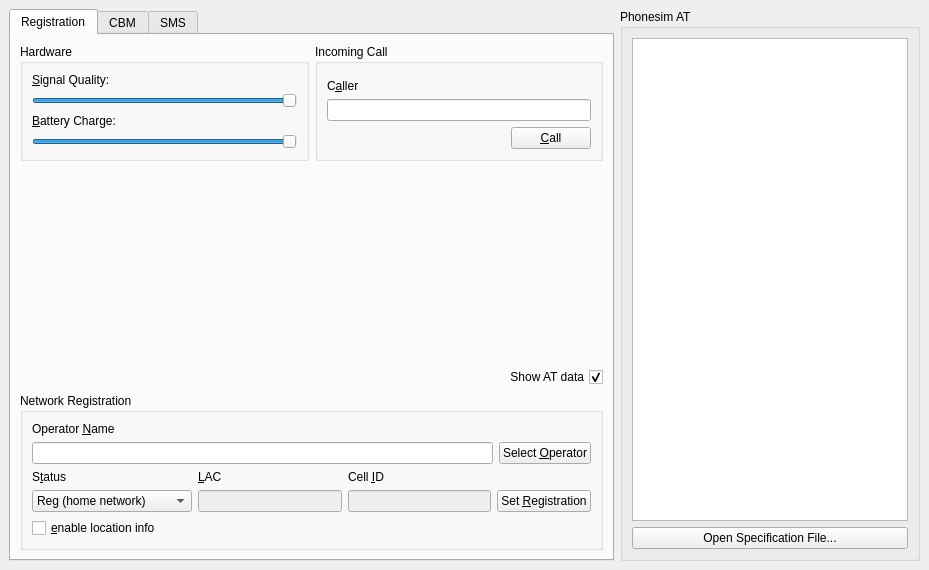
<ui version="4.0" >
 <class>ControlBase</class>
 <widget class="QWidget" name="ControlBase" >
  <property name="geometry" >
   <rect>
    <x>0</x>
    <y>0</y>
    <width>929</width>
    <height>570</height>
   </rect>
  </property>
  <property name="windowTitle" >
   <string>Phonesim</string>
  </property>
  <layout class="QHBoxLayout" >
   <property name="margin" >
    <number>9</number>
   </property>
   <property name="spacing" >
    <number>6</number>
   </property>
   <item>
    <widget class="QTabWidget" name="tabWidget" >
     <property name="sizePolicy" >
      <sizepolicy>
       <hsizetype>5</hsizetype>
       <vsizetype>5</vsizetype>
       <horstretch>0</horstretch>
       <verstretch>0</verstretch>
      </sizepolicy>
     </property>
     <property name="currentIndex" >
      <number>0</number>
     </property>
     <widget class="QWidget" name="tab" >
      <attribute name="title" >
       <string>Registration</string>
      </attribute>
      <layout class="QVBoxLayout" >
       <property name="margin" >
        <number>9</number>
       </property>
       <property name="spacing" >
        <number>6</number>
       </property>
       <item>
        <layout class="QHBoxLayout" >
         <property name="margin" >
          <number>0</number>
         </property>
         <property name="spacing" >
          <number>6</number>
         </property>
         <item>
          <widget class="QGroupBox" name="gbHardware" >
           <property name="title" >
            <string>Hardware</string>
           </property>
           <layout class="QVBoxLayout" >
            <property name="margin" >
             <number>9</number>
            </property>
            <property name="spacing" >
             <number>6</number>
            </property>
            <item>
             <widget class="QLabel" name="lblSignalQuality" >
              <property name="toolTip" >
               <string>&lt;html>&lt;head>&lt;meta name="qrichtext" content="1" />&lt;/head>&lt;body style=" white-space: pre-wrap; font-family:Sans Serif; font-size:9pt; font-weight:400; font-style:normal; text-decoration:none;">&lt;p style=" margin-top:0px; margin-bottom:0px; margin-left:0px; margin-right:0px; -qt-block-indent:0; text-indent:0px;">Signal Quality Level&lt;/p>&lt;/body>&lt;/html></string>
              </property>
              <property name="text" >
               <string>&amp;Signal Quality:</string>
              </property>
              <property name="buddy" >
               <cstring>hsSignalQuality</cstring>
              </property>
             </widget>
            </item>
            <item>
             <widget class="QSlider" name="hsSignalQuality" >
              <property name="toolTip" >
               <string>&lt;html>&lt;head>&lt;meta name="qrichtext" content="1" />&lt;/head>&lt;body style=" white-space: pre-wrap; font-family:Sans Serif; font-size:9pt; font-weight:400; font-style:normal; text-decoration:none;">&lt;p style=" margin-top:0px; margin-bottom:0px; margin-left:0px; margin-right:0px; -qt-block-indent:0; text-indent:0px;">Signal Quality Level&lt;/p>&lt;/body>&lt;/html></string>
              </property>
              <property name="maximum" >
               <number>31</number>
              </property>
              <property name="sliderPosition" >
               <number>31</number>
              </property>
              <property name="orientation" >
               <enum>Qt::Horizontal</enum>
              </property>
             </widget>
            </item>
            <item>
             <widget class="QLabel" name="lblBatteryCharge" >
              <property name="toolTip" >
               <string>&lt;html>&lt;head>&lt;meta name="qrichtext" content="1" />&lt;/head>&lt;body style=" white-space: pre-wrap; font-family:Sans Serif; font-size:9pt; font-weight:400; font-style:normal; text-decoration:none;">&lt;p style=" margin-top:0px; margin-bottom:0px; margin-left:0px; margin-right:0px; -qt-block-indent:0; text-indent:0px;">Battery Charge Level&lt;/p>&lt;/body>&lt;/html></string>
              </property>
              <property name="text" >
               <string>&amp;Battery Charge:</string>
              </property>
              <property name="buddy" >
               <cstring>hsBatteryCharge</cstring>
              </property>
             </widget>
            </item>
            <item>
             <widget class="QSlider" name="hsBatteryCharge" >
              <property name="toolTip" >
               <string>&lt;html>&lt;head>&lt;meta name="qrichtext" content="1" />&lt;/head>&lt;body style=" white-space: pre-wrap; font-family:Sans Serif; font-size:9pt; font-weight:400; font-style:normal; text-decoration:none;">&lt;p style=" margin-top:0px; margin-bottom:0px; margin-left:0px; margin-right:0px; -qt-block-indent:0; text-indent:0px;">Battery Charge Level&lt;/p>&lt;/body>&lt;/html></string>
              </property>
              <property name="maximum" >
               <number>100</number>
              </property>
              <property name="value" >
               <number>100</number>
              </property>
              <property name="orientation" >
               <enum>Qt::Horizontal</enum>
              </property>
             </widget>
            </item>
           </layout>
          </widget>
         </item>
         <item>
          <widget class="QGroupBox" name="gbIncomingCall" >
           <property name="title" >
            <string>Incoming Call</string>
           </property>
           <layout class="QVBoxLayout" >
            <property name="margin" >
             <number>9</number>
            </property>
            <property name="spacing" >
             <number>6</number>
            </property>
            <item>
             <widget class="QLabel" name="lblCaller" >
              <property name="text" >
               <string>C&amp;aller</string>
              </property>
              <property name="alignment" >
               <set>Qt::AlignBottom|Qt::AlignLeading|Qt::AlignLeft</set>
              </property>
              <property name="buddy" >
               <cstring>leCaller</cstring>
              </property>
             </widget>
            </item>
            <item>
             <widget class="QLineEdit" name="leCaller" />
            </item>
            <item>
             <layout class="QHBoxLayout" >
              <property name="margin" >
               <number>0</number>
              </property>
              <property name="spacing" >
               <number>6</number>
              </property>
              <item>
               <spacer>
                <property name="orientation" >
                 <enum>Qt::Horizontal</enum>
                </property>
                <property name="sizeHint" >
                 <size>
                  <width>111</width>
                  <height>20</height>
                 </size>
                </property>
               </spacer>
              </item>
              <item>
               <widget class="QPushButton" name="pbIncomingCall" >
                <property name="text" >
                 <string>&amp;Call</string>
                </property>
               </widget>
              </item>
             </layout>
            </item>
           </layout>
          </widget>
         </item>
        </layout>
       </item>
       <item>
        <spacer>
         <property name="orientation" >
          <enum>Qt::Vertical</enum>
         </property>
         <property name="sizeHint" >
          <size>
           <width>20</width>
           <height>40</height>
          </size>
         </property>
        </spacer>
       </item>
       <item>
        <widget class="QCheckBox" name="atCheckBox" >
         <property name="layoutDirection" >
          <enum>Qt::RightToLeft</enum>
         </property>
         <property name="text" >
          <string>Show AT data</string>
         </property>
         <property name="checked" >
          <bool>true</bool>
         </property>
        </widget>
       </item>
       <item>
        <widget class="QGroupBox" name="gbNetworkRegistration" >
         <property name="title" >
          <string>Network Registration</string>
         </property>
         <layout class="QVBoxLayout" >
          <property name="margin" >
           <number>9</number>
          </property>
          <property name="spacing" >
           <number>6</number>
          </property>
          <item>
           <widget class="QLabel" name="lblOperatorName" >
            <property name="text" >
             <string>Operator &amp;Name</string>
            </property>
            <property name="buddy" >
             <cstring>leOperatorName</cstring>
            </property>
           </widget>
          </item>
          <item>
           <layout class="QHBoxLayout" >
            <property name="margin" >
             <number>0</number>
            </property>
            <property name="spacing" >
             <number>6</number>
            </property>
            <item>
             <widget class="QLineEdit" name="leOperatorName" />
            </item>
            <item>
             <widget class="QPushButton" name="pbSelectOperator" >
              <property name="text" >
               <string>Select &amp;Operator</string>
              </property>
             </widget>
            </item>
           </layout>
          </item>
          <item>
           <layout class="QGridLayout" >
            <property name="margin" >
             <number>0</number>
            </property>
            <property name="spacing" >
             <number>6</number>
            </property>
            <item row="1" column="3" >
             <widget class="QPushButton" name="pbRegistration" >
              <property name="text" >
               <string>Set &amp;Registration</string>
              </property>
             </widget>
            </item>
            <item row="1" column="0" >
             <widget class="QComboBox" name="cbRegistrationStatus" >
              <property name="currentIndex" >
               <number>1</number>
              </property>
              <item>
               <property name="text" >
                <string>Not Reg (not searching)</string>
               </property>
              </item>
              <item>
               <property name="text" >
                <string>Reg (home network)</string>
               </property>
              </item>
              <item>
               <property name="text" >
                <string>Not Reg (searching)</string>
               </property>
              </item>
              <item>
               <property name="text" >
                <string>Reg denied</string>
               </property>
              </item>
              <item>
               <property name="text" >
                <string>Unknown</string>
               </property>
              </item>
              <item>
               <property name="text" >
                <string>Reg (roaming)</string>
               </property>
              </item>
             </widget>
            </item>
            <item row="1" column="1" >
             <widget class="QLineEdit" name="leLAC" >
              <property name="enabled" >
               <bool>false</bool>
              </property>
              <property name="maxLength" >
               <number>4</number>
              </property>
             </widget>
            </item>
            <item row="1" column="2" >
             <widget class="QLineEdit" name="leCellID" >
              <property name="enabled" >
               <bool>false</bool>
              </property>
              <property name="maxLength" >
               <number>4</number>
              </property>
             </widget>
            </item>
            <item row="0" column="2" >
             <widget class="QLabel" name="lblCellID" >
              <property name="text" >
               <string>Cell &amp;ID</string>
              </property>
              <property name="buddy" >
               <cstring>leCellID</cstring>
              </property>
             </widget>
            </item>
            <item row="0" column="0" >
             <widget class="QLabel" name="lblStatus" >
              <property name="text" >
               <string>S&amp;tatus</string>
              </property>
              <property name="buddy" >
               <cstring>cbRegistrationStatus</cstring>
              </property>
             </widget>
            </item>
            <item row="0" column="1" >
             <widget class="QLabel" name="lbLAC" >
              <property name="text" >
               <string>&amp;LAC</string>
              </property>
              <property name="buddy" >
               <cstring>leLAC</cstring>
              </property>
             </widget>
            </item>
           </layout>
          </item>
          <item>
           <widget class="QCheckBox" name="chkLocationInfo" >
            <property name="text" >
             <string>&amp;enable location info</string>
            </property>
           </widget>
          </item>
         </layout>
        </widget>
       </item>
      </layout>
     </widget>
     <widget class="QWidget" name="tab_2" >
      <attribute name="title" >
       <string>CBM</string>
      </attribute>
      <layout class="QVBoxLayout" >
       <property name="margin" >
        <number>9</number>
       </property>
       <property name="spacing" >
        <number>6</number>
       </property>
       <item>
        <widget class="QLabel" name="lblContent" >
         <property name="text" >
          <string>Cell Broadcast &amp;Message</string>
         </property>
         <property name="buddy" >
          <cstring>teContent</cstring>
         </property>
        </widget>
       </item>
       <item>
        <widget class="QTextEdit" name="teContent" >
         <property name="tabChangesFocus" >
          <bool>true</bool>
         </property>
         <property name="tabStopWidth" >
          <number>40</number>
         </property>
         <property name="acceptRichText" >
          <bool>false</bool>
         </property>
        </widget>
       </item>
       <item>
        <layout class="QHBoxLayout" >
         <property name="margin" >
          <number>0</number>
         </property>
         <property name="spacing" >
          <number>6</number>
         </property>
         <item>
          <spacer>
           <property name="orientation" >
            <enum>Qt::Horizontal</enum>
           </property>
           <property name="sizeHint" >
            <size>
             <width>311</width>
             <height>20</height>
            </size>
           </property>
          </spacer>
         </item>
         <item>
          <widget class="QPushButton" name="pbSendCellBroadcast" >
           <property name="text" >
            <string>Send &amp;Broadcast</string>
           </property>
          </widget>
         </item>
        </layout>
       </item>
       <item>
        <widget class="QGroupBox" name="groupBox" >
         <property name="title" >
          <string>Message Parameters</string>
         </property>
         <property name="checkable" >
          <bool>false</bool>
         </property>
         <property name="checked" >
          <bool>false</bool>
         </property>
         <layout class="QGridLayout" >
          <property name="margin" >
           <number>9</number>
          </property>
          <property name="spacing" >
           <number>6</number>
          </property>
          <item row="1" column="0" >
           <widget class="QLabel" name="lblUpdateNumber" >
            <property name="text" >
             <string>&amp;Update Number:</string>
            </property>
            <property name="buddy" >
             <cstring>leUpdateNumber</cstring>
            </property>
           </widget>
          </item>
          <item row="1" column="1" >
           <widget class="QLineEdit" name="leUpdateNumber" >
            <property name="text" >
             <string>A</string>
            </property>
            <property name="maxLength" >
             <number>1</number>
            </property>
           </widget>
          </item>
          <item row="1" column="2" >
           <widget class="QLabel" name="lblNumPages" >
            <property name="text" >
             <string>&amp;Number of Pages</string>
            </property>
            <property name="buddy" >
             <cstring>leNumPages</cstring>
            </property>
           </widget>
          </item>
          <item row="3" column="0" >
           <widget class="QLabel" name="lblLanguage" >
            <property name="text" >
             <string>&amp;Language</string>
            </property>
            <property name="buddy" >
             <cstring>cbLanguage</cstring>
            </property>
           </widget>
          </item>
          <item row="3" column="2" >
           <widget class="QLabel" name="lblGeographicalScope" >
            <property name="text" >
             <string>&amp;Geographical Scope</string>
            </property>
            <property name="buddy" >
             <cstring>cbGeographicalScope</cstring>
            </property>
           </widget>
          </item>
          <item row="2" column="3" >
           <widget class="QLineEdit" name="lePage" >
            <property name="text" >
             <string>1</string>
            </property>
            <property name="maxLength" >
             <number>1</number>
            </property>
           </widget>
          </item>
          <item row="3" column="1" >
           <widget class="QComboBox" name="cbLanguage" >
            <property name="currentIndex" >
             <number>1</number>
            </property>
            <item>
             <property name="text" >
              <string>German</string>
             </property>
            </item>
            <item>
             <property name="text" >
              <string>English</string>
             </property>
            </item>
            <item>
             <property name="text" >
              <string>Italian</string>
             </property>
            </item>
            <item>
             <property name="text" >
              <string>French</string>
             </property>
            </item>
            <item>
             <property name="text" >
              <string>Spanish</string>
             </property>
            </item>
            <item>
             <property name="text" >
              <string>Dutch</string>
             </property>
            </item>
            <item>
             <property name="text" >
              <string>Swedish</string>
             </property>
            </item>
            <item>
             <property name="text" >
              <string>Danish</string>
             </property>
            </item>
            <item>
             <property name="text" >
              <string>Portuguese</string>
             </property>
            </item>
            <item>
             <property name="text" >
              <string>Finish</string>
             </property>
            </item>
            <item>
             <property name="text" >
              <string>Norwegian</string>
             </property>
            </item>
            <item>
             <property name="text" >
              <string>Greek</string>
             </property>
            </item>
            <item>
             <property name="text" >
              <string>Turkish</string>
             </property>
            </item>
           </widget>
          </item>
          <item row="0" column="2" >
           <widget class="QLabel" name="lblScheme" >
            <property name="text" >
             <string>&amp;Scheme</string>
            </property>
            <property name="buddy" >
             <cstring>leScheme</cstring>
            </property>
           </widget>
          </item>
          <item row="2" column="0" >
           <widget class="QLabel" name="lblChannel" >
            <property name="text" >
             <string>&amp;Channel</string>
            </property>
            <property name="buddy" >
             <cstring>leChannel</cstring>
            </property>
           </widget>
          </item>
          <item row="2" column="2" >
           <widget class="QLabel" name="lblPage" >
            <property name="text" >
             <string>&amp;Page</string>
            </property>
            <property name="buddy" >
             <cstring>lePage</cstring>
            </property>
           </widget>
          </item>
          <item row="0" column="3" >
           <widget class="QLineEdit" name="leScheme" >
            <property name="text" >
             <string>4</string>
            </property>
            <property name="maxLength" >
             <number>1</number>
            </property>
            <property name="readOnly" >
             <bool>true</bool>
            </property>
           </widget>
          </item>
          <item row="0" column="1" >
           <widget class="QLineEdit" name="leMessageCode" >
            <property name="text" >
             <string>012</string>
            </property>
            <property name="maxLength" >
             <number>3</number>
            </property>
           </widget>
          </item>
          <item row="2" column="1" >
           <widget class="QLineEdit" name="leChannel" >
            <property name="text" >
             <string>0032</string>
            </property>
            <property name="maxLength" >
             <number>4</number>
            </property>
           </widget>
          </item>
          <item row="1" column="3" >
           <widget class="QLineEdit" name="leNumPages" >
            <property name="text" >
             <string>1</string>
            </property>
            <property name="maxLength" >
             <number>1</number>
            </property>
           </widget>
          </item>
          <item row="3" column="3" >
           <widget class="QComboBox" name="cbGeographicalScope" >
            <property name="currentIndex" >
             <number>3</number>
            </property>
            <item>
             <property name="text" >
              <string>Cell wide(immediate)</string>
             </property>
            </item>
            <item>
             <property name="text" >
              <string>PLMN wide</string>
             </property>
            </item>
            <item>
             <property name="text" >
              <string>Location Area wide</string>
             </property>
            </item>
            <item>
             <property name="text" >
              <string>Cell wide(norm)</string>
             </property>
            </item>
           </widget>
          </item>
          <item row="0" column="0" >
           <widget class="QLabel" name="lblMessageCode" >
            <property name="text" >
             <string>Message C&amp;ode:</string>
            </property>
            <property name="buddy" >
             <cstring>leMessageCode</cstring>
            </property>
           </widget>
          </item>
         </layout>
        </widget>
       </item>
      </layout>
     </widget>
     <widget class="QWidget" name="tab_3" >
      <attribute name="title" >
       <string>SMS</string>
      </attribute>
      <layout class="QVBoxLayout" >
       <property name="margin" >
        <number>9</number>
       </property>
       <property name="spacing" >
        <number>6</number>
       </property>
       <item>
        <widget class="QGroupBox" name="gbMessage" >
         <property name="title" >
          <string>Message</string>
         </property>
         <layout class="QVBoxLayout" >
          <property name="margin" >
           <number>9</number>
          </property>
          <property name="spacing" >
           <number>6</number>
          </property>
          <item>
           <widget class="QLabel" name="leSMSText" >
            <property name="text" >
             <string>&amp;Text</string>
            </property>
            <property name="buddy" >
             <cstring>teSMSText</cstring>
            </property>
           </widget>
          </item>
          <item>
           <widget class="QTextEdit" name="teSMSText" >
            <property name="tabChangesFocus" >
             <bool>true</bool>
            </property>
            <property name="html" >
             <string>&lt;html>&lt;head>&lt;meta name="qrichtext" content="1" />&lt;style type="text/css">
p, li { white-space: pre-wrap; }
&lt;/style>&lt;/head>&lt;body style=" font-family:'Sans Serif'; font-size:9pt; font-weight:400; font-style:normal; text-decoration:none;">
&lt;p style="-qt-paragraph-type:empty; margin-top:0px; margin-bottom:0px; margin-left:0px; margin-right:0px; -qt-block-indent:0; text-indent:0px;">&lt;/p>&lt;/body>&lt;/html></string>
            </property>
           </widget>
          </item>
          <item>
           <layout class="QGridLayout" >
            <property name="margin" >
             <number>0</number>
            </property>
            <property name="spacing" >
             <number>6</number>
            </property>
            <item row="0" column="1" >
             <widget class="QLineEdit" name="leMessageSender" >
              <property name="inputMask" >
               <string/>
              </property>
              <property name="maxLength" >
               <number>32767</number>
              </property>
             </widget>
            </item>
            <item row="1" column="0" >
             <widget class="QLabel" name="lblSMSServiceCenter" >
              <property name="text" >
               <string>Service &amp;Center</string>
              </property>
              <property name="alignment" >
               <set>Qt::AlignBottom|Qt::AlignLeading|Qt::AlignLeft</set>
              </property>
              <property name="buddy" >
               <cstring>leSMSServiceCenter</cstring>
              </property>
             </widget>
            </item>
            <item row="0" column="2" >
             <widget class="QPushButton" name="pbSendSMSMessage" >
              <property name="text" >
               <string>Send &amp;Message</string>
              </property>
             </widget>
            </item>
            <item row="0" column="0" >
             <widget class="QLabel" name="lblSMSSender" >
              <property name="text" >
               <string>&amp;Sender</string>
              </property>
              <property name="alignment" >
               <set>Qt::AlignBottom|Qt::AlignLeading|Qt::AlignLeft</set>
              </property>
              <property name="buddy" >
               <cstring>leMessageSender</cstring>
              </property>
             </widget>
            </item>
            <item row="1" column="1" >
             <widget class="QLineEdit" name="leSMSServiceCenter" >
              <property name="inputMask" >
               <string/>
              </property>
              <property name="text" >
               <string>123</string>
              </property>
              <property name="maxLength" >
               <number>32767</number>
              </property>
             </widget>
            </item>
           </layout>
          </item>
         </layout>
        </widget>
       </item>
       <item>
        <spacer>
         <property name="orientation" >
          <enum>Qt::Vertical</enum>
         </property>
         <property name="sizeHint" >
          <size>
           <width>20</width>
           <height>40</height>
          </size>
         </property>
        </spacer>
       </item>
       <item>
        <widget class="QGroupBox" name="gbDatagram" >
         <property name="title" >
          <string>Datagram</string>
         </property>
         <layout class="QHBoxLayout" >
          <property name="margin" >
           <number>9</number>
          </property>
          <property name="spacing" >
           <number>6</number>
          </property>
          <item>
           <layout class="QGridLayout" >
            <property name="margin" >
             <number>0</number>
            </property>
            <property name="spacing" >
             <number>6</number>
            </property>
            <item row="1" column="1" >
             <widget class="QLineEdit" name="leDatagramSender" >
              <property name="sizeIncrement" >
               <size>
                <width>1</width>
                <height>0</height>
               </size>
              </property>
             </widget>
            </item>
            <item row="0" column="0" >
             <widget class="QLabel" name="lbPort" >
              <property name="text" >
               <string>&amp;Port</string>
              </property>
              <property name="buddy" >
               <cstring>lePort</cstring>
              </property>
             </widget>
            </item>
            <item row="3" column="0" >
             <widget class="QCheckBox" name="chkAppData" >
              <property name="text" >
               <string>Fi&amp;le/Text</string>
              </property>
              <property name="checked" >
               <bool>true</bool>
              </property>
             </widget>
            </item>
            <item row="2" column="2" >
             <widget class="QPushButton" name="pbFile" >
              <property name="sizePolicy" >
               <sizepolicy>
                <hsizetype>4</hsizetype>
                <vsizetype>5</vsizetype>
                <horstretch>0</horstretch>
                <verstretch>0</verstretch>
               </sizepolicy>
              </property>
              <property name="text" >
               <string>...</string>
              </property>
             </widget>
            </item>
            <item row="2" column="1" >
             <widget class="QLineEdit" name="leFile" >
              <property name="sizeIncrement" >
               <size>
                <width>1</width>
                <height>0</height>
               </size>
              </property>
             </widget>
            </item>
            <item row="2" column="0" >
             <widget class="QLabel" name="lbFile" >
              <property name="text" >
               <string>&amp;File</string>
              </property>
              <property name="buddy" >
               <cstring>leFile</cstring>
              </property>
             </widget>
            </item>
            <item row="1" column="0" >
             <widget class="QLabel" name="lbSender" >
              <property name="text" >
               <string>S&amp;ender</string>
              </property>
              <property name="buddy" >
               <cstring>leDatagramSender</cstring>
              </property>
             </widget>
            </item>
            <item row="3" column="1" >
             <widget class="QPushButton" name="pbSendSMSDatagram" >
              <property name="text" >
               <string>Send &amp;Datagram</string>
              </property>
             </widget>
            </item>
            <item row="0" column="1" >
             <widget class="QLineEdit" name="lePort" >
              <property name="sizeIncrement" >
               <size>
                <width>1</width>
                <height>0</height>
               </size>
              </property>
              <property name="inputMask" >
               <string/>
              </property>
              <property name="cursorPosition" >
               <number>0</number>
              </property>
             </widget>
            </item>
            <item row="4" column="0" >
             <widget class="QCheckBox" name="chkContentType" >
              <property name="text" >
               <string>Content T&amp;ype</string>
              </property>
              <property name="checked" >
               <bool>false</bool>
              </property>
             </widget>
            </item>
            <item row="4" column="1" >
             <widget class="QLineEdit" name="leContentType" >
              <property name="enabled" >
               <bool>false</bool>
              </property>
              <property name="sizeIncrement" >
               <size>
                <width>1</width>
                <height>0</height>
               </size>
              </property>
              <property name="readOnly" >
               <bool>false</bool>
              </property>
             </widget>
            </item>
           </layout>
          </item>
          <item>
           <layout class="QVBoxLayout" >
            <property name="margin" >
             <number>0</number>
            </property>
            <property name="spacing" >
             <number>6</number>
            </property>
            <item>
             <widget class="QLabel" name="lblAppData_2" >
              <property name="text" >
               <string>D&amp;ata</string>
              </property>
              <property name="buddy" >
               <cstring>teAppData</cstring>
              </property>
             </widget>
            </item>
            <item>
             <widget class="QTextEdit" name="teAppData" >
              <property name="enabled" >
               <bool>false</bool>
              </property>
              <property name="tabChangesFocus" >
               <bool>true</bool>
              </property>
             </widget>
            </item>
           </layout>
          </item>
         </layout>
        </widget>
       </item>
      </layout>
     </widget>
    </widget>
   </item>
   <item>
    <widget class="QGroupBox" name="atGroupBox" >
     <property name="title" >
      <string>Phonesim AT</string>
     </property>
     <layout class="QVBoxLayout" >
      <property name="margin" >
       <number>9</number>
      </property>
      <property name="spacing" >
       <number>6</number>
      </property>
      <item>
       <widget class="QTextBrowser" name="atViewer" />
      </item>
      <item>
       <widget class="QPushButton" name="openSpecButton" >
        <property name="text" >
         <string>Open Specification File...</string>
        </property>
       </widget>
      </item>
     </layout>
    </widget>
   </item>
  </layout>
 </widget>
 <tabstops>
  <tabstop>hsSignalQuality</tabstop>
  <tabstop>hsBatteryCharge</tabstop>
  <tabstop>leCaller</tabstop>
  <tabstop>pbIncomingCall</tabstop>
  <tabstop>leOperatorName</tabstop>
  <tabstop>pbSelectOperator</tabstop>
  <tabstop>cbRegistrationStatus</tabstop>
  <tabstop>pbRegistration</tabstop>
  <tabstop>chkLocationInfo</tabstop>
  <tabstop>leLAC</tabstop>
  <tabstop>leCellID</tabstop>
  <tabstop>teContent</tabstop>
  <tabstop>pbSendCellBroadcast</tabstop>
  <tabstop>leMessageCode</tabstop>
  <tabstop>leUpdateNumber</tabstop>
  <tabstop>leChannel</tabstop>
  <tabstop>cbLanguage</tabstop>
  <tabstop>leScheme</tabstop>
  <tabstop>leNumPages</tabstop>
  <tabstop>lePage</tabstop>
  <tabstop>cbGeographicalScope</tabstop>
  <tabstop>teSMSText</tabstop>
  <tabstop>leMessageSender</tabstop>
  <tabstop>leSMSServiceCenter</tabstop>
  <tabstop>pbSendSMSMessage</tabstop>
  <tabstop>lePort</tabstop>
  <tabstop>leDatagramSender</tabstop>
  <tabstop>leFile</tabstop>
  <tabstop>pbFile</tabstop>
  <tabstop>pbSendSMSDatagram</tabstop>
  <tabstop>chkAppData</tabstop>
  <tabstop>teAppData</tabstop>
  <tabstop>chkContentType</tabstop>
  <tabstop>leContentType</tabstop>
  <tabstop>tabWidget</tabstop>
 </tabstops>
 <resources/>
 <connections>
  <connection>
   <sender>chkLocationInfo</sender>
   <signal>toggled(bool)</signal>
   <receiver>leLAC</receiver>
   <slot>setEnabled(bool)</slot>
   <hints>
    <hint type="sourcelabel" >
     <x>139</x>
     <y>495</y>
    </hint>
    <hint type="destinationlabel" >
     <x>248</x>
     <y>463</y>
    </hint>
   </hints>
  </connection>
  <connection>
   <sender>chkLocationInfo</sender>
   <signal>toggled(bool)</signal>
   <receiver>leCellID</receiver>
   <slot>setEnabled(bool)</slot>
   <hints>
    <hint type="sourcelabel" >
     <x>116</x>
     <y>495</y>
    </hint>
    <hint type="destinationlabel" >
     <x>312</x>
     <y>463</y>
    </hint>
   </hints>
  </connection>
  <connection>
   <sender>chkAppData</sender>
   <signal>toggled(bool)</signal>
   <receiver>teAppData</receiver>
   <slot>setDisabled(bool)</slot>
   <hints>
    <hint type="sourcelabel" >
     <x>120</x>
     <y>458</y>
    </hint>
    <hint type="destinationlabel" >
     <x>373</x>
     <y>385</y>
    </hint>
   </hints>
  </connection>
  <connection>
   <sender>chkContentType</sender>
   <signal>toggled(bool)</signal>
   <receiver>leContentType</receiver>
   <slot>setEnabled(bool)</slot>
   <hints>
    <hint type="sourcelabel" >
     <x>124</x>
     <y>492</y>
    </hint>
    <hint type="destinationlabel" >
     <x>238</x>
     <y>494</y>
    </hint>
   </hints>
  </connection>
  <connection>
   <sender>chkAppData</sender>
   <signal>toggled(bool)</signal>
   <receiver>leFile</receiver>
   <slot>setEnabled(bool)</slot>
   <hints>
    <hint type="sourcelabel" >
     <x>124</x>
     <y>458</y>
    </hint>
    <hint type="destinationlabel" >
     <x>238</x>
     <y>426</y>
    </hint>
   </hints>
  </connection>
  <connection>
   <sender>chkAppData</sender>
   <signal>toggled(bool)</signal>
   <receiver>pbFile</receiver>
   <slot>setEnabled(bool)</slot>
   <hints>
    <hint type="sourcelabel" >
     <x>82</x>
     <y>438</y>
    </hint>
    <hint type="destinationlabel" >
     <x>259</x>
     <y>413</y>
    </hint>
   </hints>
  </connection>
 </connections>
</ui>
